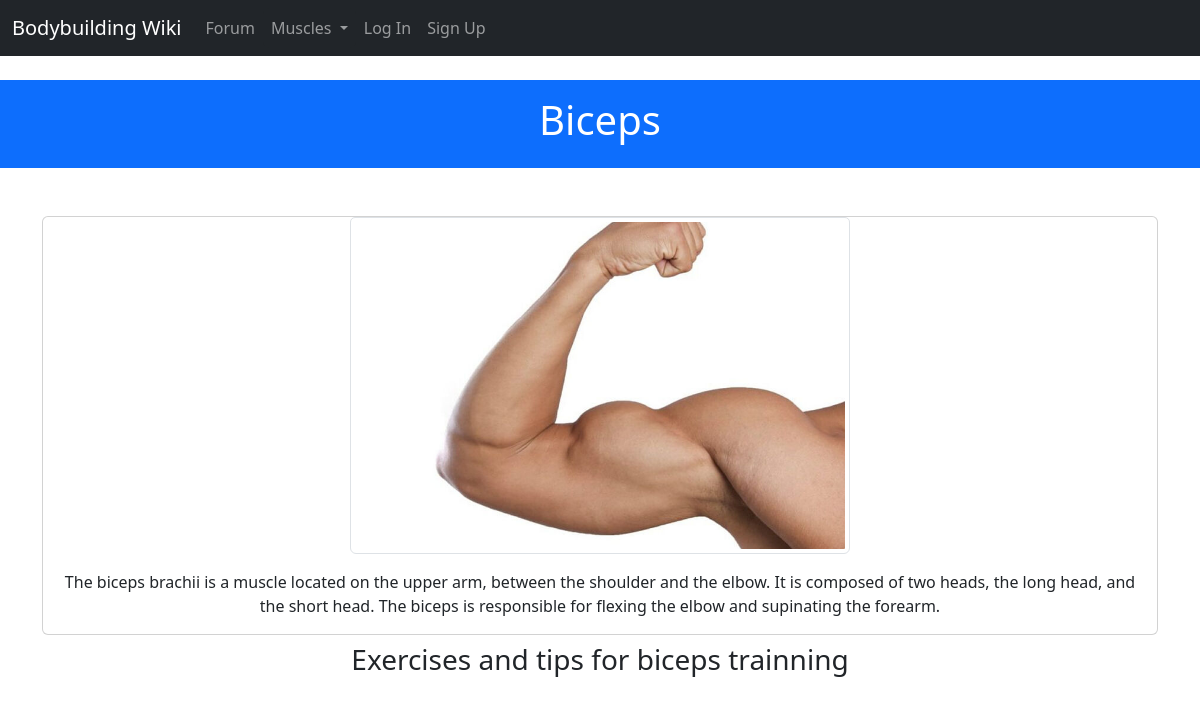
/muscle/detail/biceps, run on the app's committed database.
### project/muscle/models.py (models this page shows, shortened)
class Muscle(db.Model):
    __tablename__ = 'muscles'
    id = db.Column(db.Integer, primary_key=True)
    name = db.Column(db.String(50), unique=True)
    image_name = db.Column(db.String(50), unique=True, nullable=True)
    description = db.Column(db.String(200), nullable=False)
    exercises = db.relationship('Exercise', backref='muscle', lazy='dynamic')

### project/muscle/views.py (the view)
@muscle.route("/detail/<string:muscle>")
def muscle_detail(muscle):
    muscle = Muscle.query.filter_by(name=muscle.lower()).first_or_404()
    exercises = muscle.exercises.all()
    return render_template('muscle/muscle_detail.html', muscle=muscle, exercises=exercises)

### project/main/__init__.py (called while the page is built)
@main.app_context_processor
def inject_user():
    return dict(user=current_user or None)

@main.app_context_processor
def inject_permissions():
    return dict(Permission=Permission)

@main.app_context_processor
def inject_muscles():
    return dict(muscles=Muscle.query.all())

### project/models.py (called while the page is built)
    def is_admin(self):
        return False

### project/templates/muscle/muscle_detail.html (shortened to what this page needs)
{% extends 'base.html' %}
{% block header %} {{ muscle.name | capitalize }}  {% endblock header %}
{% block content %}
<div class="container mt-5">
    <div class="card text-center">
        <img src="{{ url_for('static', filename=muscle.image_name) }}"
        class="card-img-top img-thumbnail mx-auto" style="max-width: 500px; max-height: 500px;" alt="{{ muscle.name }}">
        <div class="card-body">
            <p class="card-text">{{ muscle.description }}</p>
        </div>
    </div>
</div>
<div class="container mt-2 mb-4">
    <h3 class="mb-1 text-center">Exercises and tips for {{ muscle.name.lower() }} trainning</h3>
{% endblock content %}

### project/static/css/arnold.css (style rules this page uses)
img { outline: none; }

### data on the page
Muscle: name "Biceps", image_name+name (picture), description "The biceps brachii is a muscle located on the upper arm, between the shoulder and the elbow. It is composed of two heads, the long head, and the short head. The biceps is responsible for flexing the elbow and supinating the forearm.", name "biceps"
